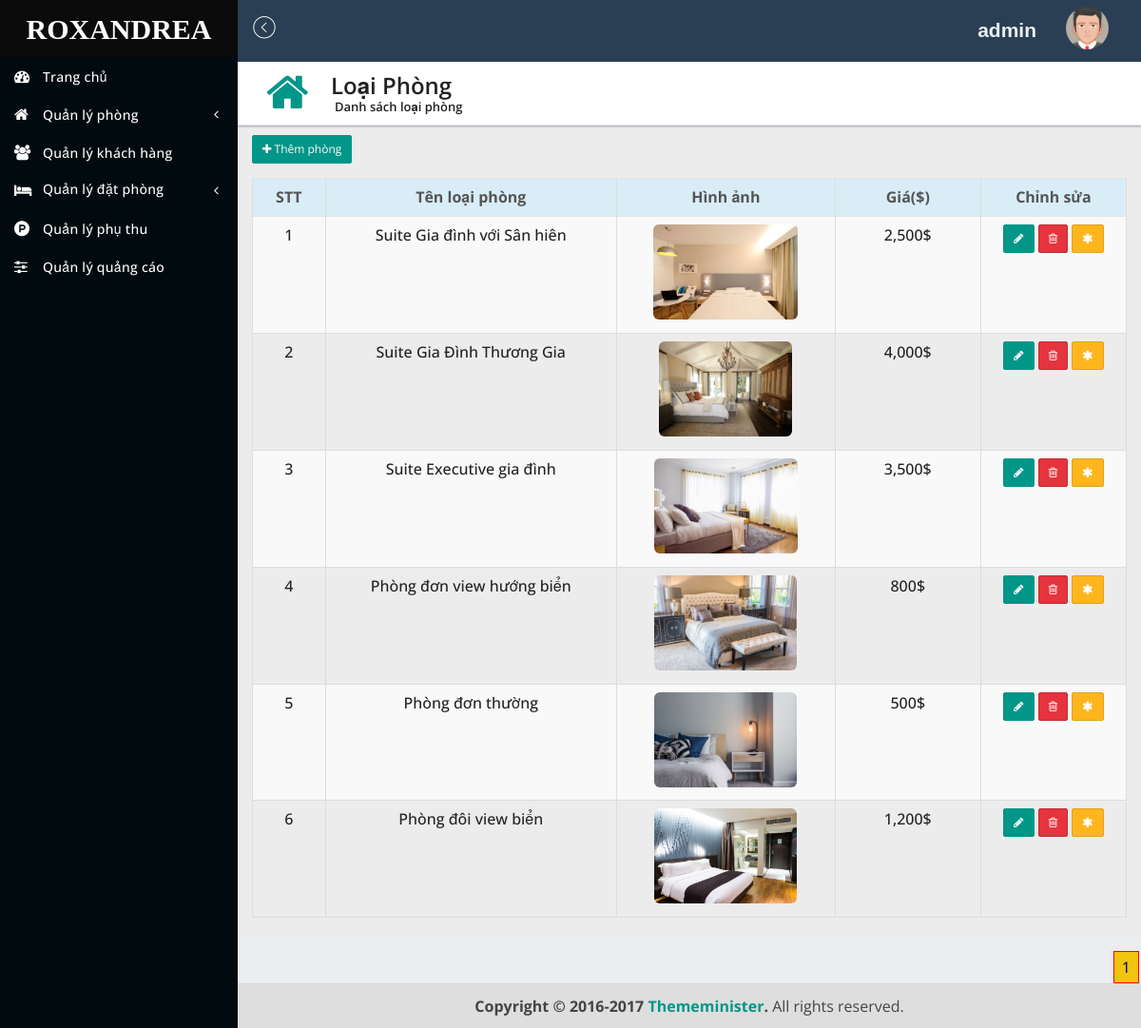
Page /?mod=room&controller=roomtype&action=list_room_type (signed in) on the committed database.
### tables this page shows
CREATE TABLE `roomtype` (
  `id` int(11) NOT NULL,
  `name` varchar(255) NOT NULL,
  `price` float NOT NULL,
  `image` varchar(255) NOT NULL,
  `price_sale` float NOT NULL,
  `date_in` date NOT NULL,
  `date_out` date NOT NULL
);

### libraries/database.php (called while the page is built, shortened)
<?php
function db_query($query_string) {
    global $conn;
    $result = mysqli_query($conn, $query_string);
    return $result;
}
function db_fetch_array($query_string) {
    $result = array();
    $mysqli_result = db_query($query_string);
    while ($row = mysqli_fetch_assoc($mysqli_result)) {
        $result[] = $row;
    }
    return $result;
}
function db_num_rows($query_string) {
    $mysqli_result = db_query($query_string);
	return mysqli_num_rows($mysqli_result);
}

### modules/room/models/roomtypeModel.php (called while the page is built, shortened)
<?php
function get_num_row($label){
    $result=db_num_rows("SELECT * FROM {$label}");
    return $result;
}
function get_list_roomtype($start=0,$num_per_page=6,$where=""){
    $list_rooms_type = db_fetch_array("SELECT * FROM `roomtype` LIMIT {$start},{$num_per_page}");
    return $list_rooms_type;
}

### modules/room/controllers/roomtypeController.php (called while the page is built, shortened)
<?php
function list_room_typeAction() {
    $num_rows = get_num_row("`roomtype`");
    $num_per_page = 6;
    $total_row = $num_rows;
    $num_page = ceil($total_row / $num_per_page);
    $page = isset($_GET['page']) ? (int) ($_GET['page']) : 1;
    $start = ($page - 1) * $num_per_page;
    $list_rooms_type = get_list_roomtype($start, $num_per_page);
    $get_pagging = get_pagging($num_page, $page, "?mod=room&controller=roomtype&action=list_room_type");
    $data['list_rooms_type'] = $list_rooms_type;
    $data['start'] = $start;
    $data['get_pagging'] = $get_pagging;
    $data['page'] = $page;
    load_view('roomtype', $data);
}

### core/appload.php (called while the page is built, shortened)
<?php
require CONFIGPATH . DIRECTORY_SEPARATOR . 'database.php';
require LIBPATH . DIRECTORY_SEPARATOR . 'database.php';
require COREPATH . DIRECTORY_SEPARATOR . 'base.php';
require COREPATH . DIRECTORY_SEPARATOR . 'router.php';

### index.php (called while the page is built, shortened)
<?php
require COREPATH.DIRECTORY_SEPARATOR.'appload.php';

### helper/format.php (called while the page is built)
<?php
function currency_format($number, $suffix = '$'){
    return number_format($number).$suffix;
}

### modules/room/views/roomtypeView.php (the view, shortened to what this page needs)
<?php
get_header();
get_sidebar();
?>
<div class="content-wrapper">
    <section class="content-header">
        <div class="header-icon">
            <i class="fa fa-home"></i>
        </div>
        <div class="header-title">
            <h1>Loại Phòng</h1>
            <small>Danh sách loại phòng</small>
        </div>
    </section>
    <section class="content content-wp">
        <div class="row">
            <div class="col-sm-12">
                <div class="btn-group">
                    <?php if (isset($_SESSION['role']) && $_SESSION['role'] == 1) {
                        ?>
                        <div class="buttonexport" id="buttonlist">
                            <button type="button" name="roomtype_add" class="btn btn-add btn-sm m-b-10" data-toggle="modal" data-target="#customer3" room-id=""><i class="fa fa-plus"></i> Thêm phòng</button>
                        </div>
                    <?php }
                    ?>
                </div>
                <div class="table-responsive">
                    <table id="dataTableExample1" class="table table-bordered table-striped table-hover text-center">
                        <thead>
                            <tr class="info">
                                <th class="col-md-1">STT</th>
                                <th class="col-md-4">Tên loại phòng</th>
                                <th class="col-md-3">Hình ảnh</th>
                                <th class="col-md-2">Giá($)</th>
                                <?php if (isset($_SESSION['role']) && $_SESSION['role'] == 1) {
                                    ?>
                                    <th class="col-md-2">Chỉnh sửa</th>
                                <?php }
                                ?>
                            </tr>
                        </thead>
                        <tbody>
                            <?php
                            if (!empty($list_rooms_type)) {
                                $t = $start;
                                foreach ($list_rooms_type as $room_type) {
                                    $t++;
                                    ?>
                                    <tr>
                                        <td><p><?php echo $t; ?></p></td>
                                        <td><?php echo $room_type['name']; ?></td>
                                        <td><img src="public/images/room/<?php echo $room_type['image']; ?>" class="img-rounded thumb" alt="User Image" width="" height="100"> </td>
                                        <td><?php echo currency_format($room_type['price']); ?></td>
                                        <?php if (isset($_SESSION['role']) && $_SESSION['role'] == 1) {
                                            ?>
                                            <td>
                                                <button type="button" name="roomtypeUpdate" class="btn btn-add btn-sm" data-toggle="modal" data-target="#customer1" update-room-type-id="<?php echo $room_type['id']; ?>" title="Cập nhật loại phòng"><i class="fa fa-pencil"></i></button>
                                                <button type="button" name="roomtypeDelete" class="btn btn-danger btn-sm" data-toggle="modal" data-target="#customer2" del-room-type-id="<?php echo $room_type['id']; ?>" title="Xóa loại phòng"><i class="fa fa-trash-o"></i> </button>
                                                <a name="roomtypeDetail" href="?mod=room&controller=roomtype_detail&action=get_detail&id=<?php echo $room_type['id']; ?>&get_page=<?php echo $page; ?>" class="btn btn-warning btn-sm" data-toggle="modal" del-room-type-id="<?php echo $room_type['id']; ?>" title="Chi tiết loại phòng"><i class="fa fa-asterisk"></i> </a>
                                            </td>
                                        <?php }
                                        ?>
                                    </tr>
                                    <?php
                                }
                            }
                            ?>
                        </tbody>
                    </table>
                </div>
            </div>
        </div>
    </section>
    <?php
    echo $get_pagging;
    ?>
</div>
<?php
get_footer();
?>

### core/router.php (shortened to what this page needs)
<?php
$action_name = get_action() . 'Action';
if (function_exists($action_name)) {
    call_function(array('construct', $action_name));
} else {
    echo "Không tìm thấy trang bạn tìm. Vui lòng click <a href='?'>Vào đây</a> để quay lại trang chủ";
}

### core/base.php (shortened to what this page needs)
<?php
function get_module() {
    global $config;
    $module = isset($_GET['mod']) ? $_GET['mod'] : $config['default_module'];
    return $module;
}
function get_action() {
    global $config;
    $action = isset($_GET['action']) ? $_GET['action'] : $config['default_action'];
    return $action;
}
function load($type, $name) {
    if ($type == 'lib')
        $path = LIBPATH . DIRECTORY_SEPARATOR . "{$name}.php";
    if ($type == 'helper')
        $path = HELPERPATH . DIRECTORY_SEPARATOR . "{$name}.php";
}
function call_function($list_function = array()) {
    if (is_array($list_function)) {
        foreach ($list_function as $f) {
            if (function_exists($f())) {
                $f();
            }
        }
    }
}
function load_view($name, $data_send = array()) {
    $data = $data_send;
    $path = MODULESPATH . DIRECTORY_SEPARATOR . get_module() . DIRECTORY_SEPARATOR . 'views' . DIRECTORY_SEPARATOR . $name . 'View.php';
    if (file_exists($path)) {
        require $path;
    } else {
        echo "Không tìm thấy {$path}";
    }
}
function get_header($name = '') {
    if (empty($name)) {
        $name = 'header';
    } else {
        $name = "header-{$name}";
    }
    $path = LAYOUTPATH . DIRECTORY_SEPARATOR . $name . '.php';
    if (file_exists($path)) {
        require $path;
    } else {
        echo "Không tìm thấy {$path}";
    }
}
function get_footer($name = '') {
    if (empty($name)) {
        $name = 'footer';
    } else {
        $name = "footer-{$name}";
    }
    $path = LAYOUTPATH . DIRECTORY_SEPARATOR . $name . '.php';
    if (file_exists($path)) {
        require $path;
    } else {
        echo "Không tìm thấy {$path}";
    }
}
function get_sidebar($name = '') {
    if (empty($name)) {
        $name = 'sidebar';
    } else {
        $name = "sidebar-{$name}";
    }
    $path = LAYOUTPATH . DIRECTORY_SEPARATOR . $name . '.php';
    if (file_exists($path)) {
        require $path;
    } else {
        echo "Không tìm thấy {$path}";
    }
}
?>

### libraries/pagging.php (shortened to what this page needs)
<?php
function get_pagging($num_page, $page, $base_url = "") {
    $str_pagging = "<ul class='pagging'>";
    for ($i = 1; $i<=$num_page; $i++) {
        $active="";
        if($i==$page)
            $active="class='active'";
        $str_pagging .= "<li {$active}><a href=\"{$base_url}&page={$i}\">{$i}</a></li>";
    }
    $str_pagging .= "</ul>";
    return $str_pagging;
}

### layout/header.php (shortened to what this page needs)
<!DOCTYPE html>
<html lang="en">
    <head>
        <link href="public/plugins/jquery-ui-1.12.1/jquery-ui.min.css" rel="stylesheet" type="text/css"/>
        <link href="public/bootstrap/css/bootstrap.min.css" rel="stylesheet" type="text/css"/>
        <link href="public/plugins/lobipanel/lobipanel.min.css" rel="stylesheet" type="text/css"/>
        <link href="public/plugins/pace/flash.css" rel="stylesheet" type="text/css"/>
        <link href="public/font-awesome/css/font-awesome.min.css" rel="stylesheet" type="text/css"/>
        <link href="public/pe-icon-7-stroke/css/pe-icon-7-stroke.css" rel="stylesheet" type="text/css"/>
        <link href="public/themify-icons/themify-icons.css" rel="stylesheet" type="text/css"/>
        <link href="public/plugins/emojionearea/emojionearea.min.css" rel="stylesheet" type="text/css"/>
        <link href="public/plugins/monthly/monthly.css" rel="stylesheet" type="text/css"/>
        <link href="public/dist/css/stylecrm.css" rel="stylesheet" type="text/css"/>
        <link href="public/css/reset.css" rel="stylesheet" type="text/css"/>
        <link href="public/css/style.css" rel="stylesheet" type="text/css"/>
</head>
<body class="hold-transition sidebar-mini">
    <div class="wrapper">
        <header class="main-header">
            <a href="?" class="logo">
                <span class="logo-lg">
                    <span class="logo-ks">ROXANDREA</span>
                </span>
            </a>
            <nav class="navbar navbar-static-top">
                <a href="#" class="sidebar-toggle" data-toggle="offcanvas" role="button">
                    <span class="pe-7s-angle-left-circle"></span>
                </a>
                <div class="navbar-custom-menu">
                    <ul class="nav navbar-nav">
                        <li class="dropdown dropdown-help hidden-xs">
                            <a id="user_login" class="dropdown-toggle" data-toggle="dropdown">
                                <?php echo $_SESSION['user_login']; ?></a>
                        </li>
                        <li class="dropdown dropdown-user">
                            <a href="#" class="dropdown-toggle" data-toggle="dropdown">
                                <img src="public/dist/img/avatar5.png" class="img-circle" width="45" height="45" alt="user"></a>
                        </li>
                    </ul>
                </div>
            </nav>
        </header>

### layout/sidebar.php (shortened to what this page needs)
<aside class="main-sidebar">
    <div class="sidebar">
        <ul class="sidebar-menu">
            <li class="active">
                <a href="?"><i class="fa fa-tachometer"></i><span>Trang chủ</span>
                </a>
            </li>
            <li class="treeview">
                <a href="#">
                    <i class="fa fa-home"></i><span>Quản lý phòng</span>
                    <span class="pull-right-container">
                        <i class="fa fa-angle-left pull-right"></i>
                    </span>
                </a>
            </li>
            <li><a href="?mod=customer&controller=customer&action=list_customer"><i class="fa fa-users"></i><span>Quản lý khách hàng</span></a></li>
            <li class="treeview">
                <a href="#">
                    <i class="hvr-buzz-out fa fa-hotel"></i><span>Quản lý đặt phòng</span>
                    <span class="pull-right-container">
                        <i class="fa fa-angle-left pull-right"></i>
                    </span>
                </a>
            </li>
            <li class="active">
                <a href="?mod=product"><i class="fa fa-product-hunt"></i><span>Quản lý phụ thu</span>
                </a>
            </li>
            <li class="active">
                <a href="?mod=slide"><i class="fa fa-sliders"></i><span>Quản lý quảng cáo</span>
                </a>
            </li>
        </ul>
    </div>
</aside>

### layout/footer.php (shortened to what this page needs)
<footer class="main-footer">
            <strong>Copyright &copy; 2016-2017 <a href="#">Thememinister</a>.</strong> All rights reserved.
         </footer>
      </div>
   </body>
</html>

### public/css/style.css (style rules this page uses)
.logo-ks { font-family: 'FontAwesome'; color: white; font-size: 30px; font-weight: 900; }
.content-wp { min-height: 250px; margin-right: auto; margin-left: auto; padding: 0 15px 0px; background: #ececec; padding-top: 0px; }
ul.pagging { float: right; margin-top: 15px; }
ul.pagging li { float: left; padding: 0px 2px; }
ul.pagging li a { display: block; padding: 8px 8px; color: #333; border: 1px solid #ca0a0a; background: #1abc9c; }
ul.pagging li.active a { border: 1px solid #f00; color: #000; background: #f1c40f; }
#user_login { padding: 22px; color: #ecf0f1; font-size: 21px; font-family: arial; font-weight: 900; }

### rows in the picture
roomtype: name "Suite Gia đình với Sân hiên", image (picture), price "2,500$"
roomtype: name "Suite Gia Đình Thương Gia", image (picture), price "4,000$"
roomtype: name "Suite Executive gia đình", image (picture), price "3,500$"
roomtype: name "Phòng đơn view hướng biển", image (picture), price "800$"
roomtype: name "Phòng đơn thường", image (picture), price "500$"
roomtype: name "Phòng đôi view biển", image (picture), price "1,200$"
